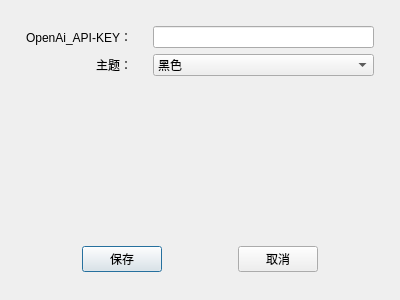
<?xml version="1.0" encoding="UTF-8"?>
<ui version="4.0">
 <class>SetClass</class>
 <widget class="QDialog" name="SetClass">
  <property name="geometry">
   <rect>
    <x>0</x>
    <y>0</y>
    <width>400</width>
    <height>300</height>
   </rect>
  </property>
  <property name="windowTitle">
   <string>Set</string>
  </property>
  <layout class="QGridLayout" name="gridLayout_2">
   <item row="1" column="0">
    <spacer name="verticalSpacer">
     <property name="orientation">
      <enum>Qt::Vertical</enum>
     </property>
     <property name="sizeType">
      <enum>QSizePolicy::Minimum</enum>
     </property>
     <property name="sizeHint" stdset="0">
      <size>
       <width>20</width>
       <height>15</height>
      </size>
     </property>
    </spacer>
   </item>
   <item row="2" column="0">
    <layout class="QGridLayout" name="gridLayout">
     <item row="0" column="0">
      <spacer name="horizontalSpacer_6">
       <property name="orientation">
        <enum>Qt::Horizontal</enum>
       </property>
       <property name="sizeType">
        <enum>QSizePolicy::Minimum</enum>
       </property>
       <property name="sizeHint" stdset="0">
        <size>
         <width>15</width>
         <height>20</height>
        </size>
       </property>
      </spacer>
     </item>
     <item row="0" column="3">
      <widget class="QLineEdit" name="lineEdit"/>
     </item>
     <item row="1" column="3">
      <widget class="QComboBox" name="comboBox">
       <item>
        <property name="text">
         <string>黑色</string>
        </property>
       </item>
       <item>
        <property name="text">
         <string>白色</string>
        </property>
       </item>
      </widget>
     </item>
     <item row="0" column="2">
      <spacer name="horizontalSpacer_4">
       <property name="orientation">
        <enum>Qt::Horizontal</enum>
       </property>
       <property name="sizeType">
        <enum>QSizePolicy::Minimum</enum>
       </property>
       <property name="sizeHint" stdset="0">
        <size>
         <width>15</width>
         <height>20</height>
        </size>
       </property>
      </spacer>
     </item>
     <item row="0" column="1">
      <widget class="QLabel" name="label">
       <property name="text">
        <string>OpenAi_API-KEY：</string>
       </property>
       <property name="alignment">
        <set>Qt::AlignRight|Qt::AlignTrailing|Qt::AlignVCenter</set>
       </property>
      </widget>
     </item>
     <item row="1" column="1">
      <widget class="QLabel" name="label_2">
       <property name="text">
        <string>主题：</string>
       </property>
       <property name="alignment">
        <set>Qt::AlignRight|Qt::AlignTrailing|Qt::AlignVCenter</set>
       </property>
      </widget>
     </item>
     <item row="0" column="4">
      <spacer name="horizontalSpacer_7">
       <property name="orientation">
        <enum>Qt::Horizontal</enum>
       </property>
       <property name="sizeType">
        <enum>QSizePolicy::Minimum</enum>
       </property>
       <property name="sizeHint" stdset="0">
        <size>
         <width>15</width>
         <height>20</height>
        </size>
       </property>
      </spacer>
     </item>
    </layout>
   </item>
   <item row="5" column="0">
    <spacer name="verticalSpacer_3">
     <property name="orientation">
      <enum>Qt::Vertical</enum>
     </property>
     <property name="sizeType">
      <enum>QSizePolicy::Minimum</enum>
     </property>
     <property name="sizeHint" stdset="0">
      <size>
       <width>20</width>
       <height>15</height>
      </size>
     </property>
    </spacer>
   </item>
   <item row="4" column="0">
    <widget class="QWidget" name="widget" native="true">
     <property name="minimumSize">
      <size>
       <width>0</width>
       <height>30</height>
      </size>
     </property>
     <property name="maximumSize">
      <size>
       <width>16777215</width>
       <height>30</height>
      </size>
     </property>
     <layout class="QGridLayout" name="gridLayout_3">
      <property name="leftMargin">
       <number>0</number>
      </property>
      <property name="topMargin">
       <number>0</number>
      </property>
      <property name="rightMargin">
       <number>0</number>
      </property>
      <property name="bottomMargin">
       <number>0</number>
      </property>
      <property name="spacing">
       <number>0</number>
      </property>
      <item row="0" column="0">
       <layout class="QHBoxLayout" name="horizontalLayout_2">
        <item>
         <spacer name="horizontalSpacer">
          <property name="orientation">
           <enum>Qt::Horizontal</enum>
          </property>
          <property name="sizeHint" stdset="0">
           <size>
            <width>40</width>
            <height>20</height>
           </size>
          </property>
         </spacer>
        </item>
        <item>
         <widget class="QPushButton" name="pushButton">
          <property name="text">
           <string>      保存      </string>
          </property>
         </widget>
        </item>
        <item>
         <spacer name="horizontalSpacer_2">
          <property name="orientation">
           <enum>Qt::Horizontal</enum>
          </property>
          <property name="sizeHint" stdset="0">
           <size>
            <width>40</width>
            <height>20</height>
           </size>
          </property>
         </spacer>
        </item>
        <item>
         <widget class="QPushButton" name="pushButton_back">
          <property name="text">
           <string>      取消      </string>
          </property>
         </widget>
        </item>
        <item>
         <spacer name="horizontalSpacer_3">
          <property name="orientation">
           <enum>Qt::Horizontal</enum>
          </property>
          <property name="sizeHint" stdset="0">
           <size>
            <width>40</width>
            <height>20</height>
           </size>
          </property>
         </spacer>
        </item>
       </layout>
      </item>
     </layout>
    </widget>
   </item>
   <item row="3" column="0">
    <spacer name="verticalSpacer_2">
     <property name="orientation">
      <enum>Qt::Vertical</enum>
     </property>
     <property name="sizeHint" stdset="0">
      <size>
       <width>20</width>
       <height>40</height>
      </size>
     </property>
    </spacer>
   </item>
  </layout>
 </widget>
 <layoutdefault spacing="6" margin="11"/>
 <resources/>
 <connections/>
</ui>
